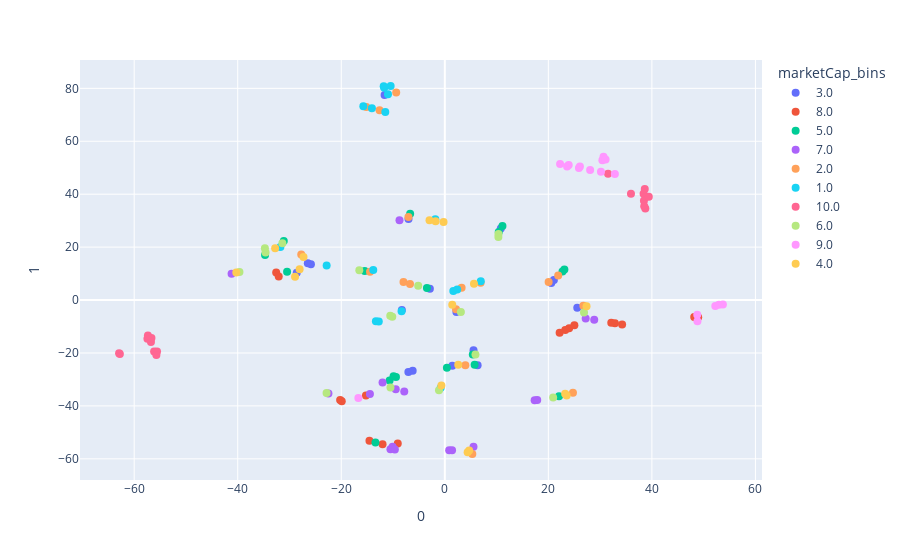

Write notebook code for a chart like this one.
### Code cell
def create_3d_scatterplot(embedding):
    X = embedding[0]
    Y = embedding[1]
    
    fig = px.scatter(
    embedding, x=0, y=1,
    color=embedding.marketCap_bins, hover_name=embedding.shortName, hover_data=embedding[['currency','marketCap','revenueGrowth','operatingMargins']])
    fig.update_traces(marker_size=8)
    fig.update_layout(scene=dict(xaxis_title=None, yaxis_title=None, zaxis_title=None))
    fig.show()

# Assuming you have the 'embedding' data as a 3D array or list of lists
create_3d_scatterplot(embedding_2d[embedding_2d['sector'] == 'Technology'])

### Figure 1 — Plotly figure (JSON) as saved in the notebook; plotly's stock layout.template omitted (floating-point values rounded to 4 significant figures)
{"data": [{"customdata": [["EUR", 192702480, 0.052, 0.1076], ["EUR", 149290848, 0.294, 0.1542], ["EUR", 183931552, 0.108, 0.06052], ["EUR", 186964672, 0.122, 0.08328], ["EUR", 239215696, 0.028, 0.1211], ["EUR", 261782368, 0.134, 0.1032], ["EUR", 141902400, -0.135, -0.03197], ["EUR", 160003344, -0.269, -0.1005], ["EUR", 139210304, -0.122, -0.3967], ["EUR", 130000000, 0.012, 0.00278], ["EUR", 189120496, 0.498, 0.03045], ["EUR", 126074104, 0.169, 0.06297], ["EUR", 187322272, 0.028, 0.07695], ["EUR", 216848080, 0.088, 0.09559], ["EUR", 190257584, 0.143, 0.06015], ["EUR", 177619040, -0.131, -0.04066], ["EUR", 201316480, 0.332, 0.02885]], "hovertemplate": "<b>%{hovertext}</b><br><br>marketCap_bins=3.0<br>0=%{x}<br>1=%{y}<br>currency=%{customdata[0]}<br>marketCap=%{customdata[1]}<br>revenueGrowth=%{customdata[2]}<br>operatingMargins=%{customdata[3]}<extra></extra>", "hovertext": ["RIMINI STREET  DL-,0001", "MGI DIGITAL GRAPHI", "Detection Technology Oyj", "EKINOPS", "IVU TRAFFIC TECHN.AG O.N.", "INIT INNOVATION O.N.", "BITTIUM OYJ", "JU TENG INTL HLDGS HD-,01", "KOPIN CORP.  DL-,01", "Kapsch TrafficCom AG", "LACROIX GROUP", "NOVABASE SGPS INH. EO0,03", "USU SOFTWARE AG", "SQLI", "TOYO CORP.", "VOXX INTL CORP. A  DL-,01", "CSE GLOBAL LTD.  SD-,05"], "legendgroup": "3.0", "marker": {"color": "#636efa", "size": 8, "symbol": "circle"}, "mode": "markers", "name": "3.0", "orientation": "v", "showlegend": true, "type": "scatter", "x": [-6.205, 2.242, 25.58, 5.549, -7.04, 6.337, -26.46, -28.6, -11.63, -7.01, -8.295, 20.57, 10.81, 1.451, 21.07, -25.86, -2.888], "xaxis": "x", "y": [-26.71, -4.516, -2.903, -18.99, -27.15, -24.61, 13.9, 10.33, 77.5, 30.62, -3.806, 6.413, 27.02, -24.85, 7.622, 13.52, 4.288], "yaxis": "y"}, {"customdata": [["EUR", 11403037696, 0.254, 0.06571], ["EUR", 8923285504, -0.371, 0.04264], ["EUR", 12916794368, 0.301, 0.1222], ["EUR", 13414968320, 0.018, 0.04479], ["EUR", 11669155840, 0.178, 0.3006], ["EUR", 20467249152, -0.028, 0.1015], ["EUR", 20395634688, -0.028, 0.1015], ["EUR", 19365883904, 0.498, 0.06741], ["EUR", 13868254208, 0.124, 0.6287], ["EUR", 8470125056, 0.041, 0.3279], ["EUR", 7487539712, 0.184, 0.06481], ["EUR", 19292209152, 0.14, 0.00232], ["EUR", 12147620864, 0.067, 0.07903], ["EUR", 13998331904, -0.186, 0.2315], ["EUR", 19595472896, -0.255, 0.2622], ["EUR", 13184172032, -0.41, -0.088], ["EUR", 12918931456, 0.026, 0.223]], "hovertemplate": "<b>%{hovertext}</b><br><br>marketCap_bins=8.0<br>0=%{x}<br>1=%{y}<br>currency=%{customdata[0]}<br>marketCap=%{customdata[1]}<br>revenueGrowth=%{customdata[2]}<br>operatingMargins=%{customdata[3]}<extra></extra>", "hovertext": ["XERO LTD", "QORVO INC.DL -,0001", "ENTEGRIS INC.  DL-,01", "JABIL DL-,001", "LATTICE SEMICOND.  DL-,01", "NOKIA OYJ", "Nokia Corporation", "NTT DATA GROUP CORP.", "OBIC CO. LTD", "ORACLE CORP. JAPAN", "OTSUKA CORP.", "SPLUNK INC.  DL-,001", "LEIDOS HOLDINGS  DL-,0001", "TERADYNE INC.  DL-,125", "ADVANTEST  ADR NEW/1 O.N.", "WESTN DIGITAL  DL-,01", "SS+C TECHNOL.HLDGS DL-,01"], "legendgroup": "8.0", "marker": {"color": "#EF553B", "size": 8, "symbol": "circle"}, "mode": "markers", "name": "8.0", "orientation": "v", "showlegend": true, "type": "scatter", "x": [24.01, -32.57, 23.27, 32.87, -9.088, 48.95, 48.18, 22.18, -14.55, -12.03, 25.03, 34.25, 32.16, -20.22, -19.91, -32.08, -15.24], "xaxis": "x", "y": [-10.63, 10.43, -11.36, -8.74, -54.25, -6.522, -6.428, -12.34, -53.14, -54.49, -9.545, -9.266, -8.531, -37.79, -38.24, 8.895, -36.08], "yaxis": "y"}, {"customdata": [["EUR", 1230445312, -0.08, 0.07652], ["EUR", 1042940800, 0.023, 0.06504], ["EUR", 902087936, 0.192, 0.1266], ["EUR", 876864896, -0.003, 0.03284], ["EUR", 914714752, 0.097, 0.0217], ["EUR", 921712000, 0.085, 0.1113], ["EUR", 1022260800, 0.017, 0.09133], ["EUR", 659321664, -0.351, -0.02757], ["EUR", 927065984, -0.248, 0.04911], ["EUR", 1252366080, -0.024, 0.4423], ["EUR", 989285696, 0.33, 0.01408], ["EUR", 825904320, 0.002, 0.1368], ["EUR", 827571200, 0.002, 0.1368], ["EUR", 914465280, 0.127, 0.1057], ["EUR", 1241346432, 0.12, 0.03277], ["EUR", 924866112, 0.181, -0.0947], ["EUR", 1241673856, 0.001, 0.1597], ["EUR", 1368299136, 0.118, 0.09199]], "hovertemplate": "<b>%{hovertext}</b><br><br>marketCap_bins=5.0<br>0=%{x}<br>1=%{y}<br>currency=%{customdata[0]}<br>marketCap=%{customdata[1]}<br>revenueGrowth=%{customdata[2]}<br>operatingMargins=%{customdata[3]}<extra></extra>", "hovertext": ["KNOWLES CORP.  DL-,01", "ADTRAN NETW.SE INH O.N.", "ESKER", "ATOS", "CANCOM SE O.N.", "DTS CORP.", "FORMULA SYS 1985 ADR", "FIH MOBILE LTD  DL-,04", "HIMAX TECH.INC. ADR 1", "JUSTSYSTEMS CORP", "SKYWORTH GROUP LTD.HD-,10", "MENSCH UND MASCH.O.N.", "MENSCH UND MASCH.O.N.", "NEURONES", "TOSHIBA TEC CORP.", "TOMTOM", "CTS CORP.", "SECUNET SECURITY AG O.N."], "legendgroup": "5.0", "marker": {"color": "#00cc96", "size": 8, "symbol": "circle"}, "mode": "markers", "name": "5.0", "orientation": "v", "showlegend": true, "type": "scatter", "x": [-31.11, 10.42, 22.06, -6.694, 23.1, 0.4067, 11.14, -30.47, -34.72, -13.4, -3.451, -9.433, -9.901, 5.761, 22.73, -15.47, -10.66, 5.407], "xaxis": "x", "y": [22.31, 25.69, -36.32, 32.61, 11.53, -25.63, 28.02, 10.65, 17.07, -53.79, 4.577, -29.11, -28.79, -24.44, 10.8, 10.97, -30.41, -20.57], "yaxis": "y"}, {"customdata": [["EUR", 4472016384, 0.367, 0.3675], ["EUR", 5156214272, 0.144, 0.2709], ["EUR", 6609244672, 0.252, 0.2082], ["EUR", 4422403072, -0.021, 0.157], ["EUR", 3778528768, -0.131, 0.2419], ["EUR", 4626964480, 0.168, 0.1458], ["EUR", 3460965632, 0.136, 0.2728], ["EUR", 6851460096, 0.018, 0.217], ["EUR", 3853417472, 0.039, 0.1372], ["EUR", 5266178048, 0.086, 0.1196], ["EUR", 3487382016, 0.169, 0.1436], ["EUR", 6839003136, 0.075, 0.06873], ["EUR", 5222723072, -0.38, 0.2123], ["EUR", 6100724224, 0.262, 0.2459], ["EUR", 3993075456, 0.116, 0.07744], ["EUR", 3885881088, -0.037, -0.01539], ["EUR", 3871206144, 0.134, 0.2642]], "hovertemplate": "<b>%{hovertext}</b><br><br>marketCap_bins=7.0<br>0=%{x}<br>1=%{y}<br>currency=%{customdata[0]}<br>marketCap=%{customdata[1]}<br>revenueGrowth=%{customdata[2]}<br>operatingMargins=%{customdata[3]}<extra></extra>", "hovertext": ["GCL TECHNOLOGY HOLD. LTD.", "QUALYS INC.  DL -,001", "XINYI SOLAR HLDGS", "SCREEN HOLDINGS CO. LTD.", "HIROSE EL.", "EXLSERVICE HLDGS  DL-,001", "MELEXIS", "NEMETSCHEK SE O N", "BELDEN INC.  DL -,01", "SCSK CORP.", "REPLY", "REXEL", "SHINKO EL.IND.LTD", "SOITEC", "SOPRA STERIA GROUP", "SHARP", "SIMCORP A/S  NAM.  DK 1"], "legendgroup": "7.0", "marker": {"color": "#ab63fa", "size": 8, "symbol": "circle"}, "mode": "markers", "name": "7.0", "orientation": "v", "showlegend": true, "type": "scatter", "x": [5.544, -10.09, 0.8477, -12.03, -22.48, 17.35, -10.5, -14.46, -9.48, -7.83, 17.85, 28.86, -41.19, 1.397, 27.21, -8.754, -9.647], "xaxis": "x", "y": [-55.44, -55.43, -56.72, -31.16, -35.28, -37.91, -56.41, -35.5, -33.7, -34.51, -37.77, -7.418, 9.951, -56.78, -6.988, 30.12, -56.47], "yaxis": "y"}, {"customdata": [["EUR", 68281632, -0.088, -0.6623], ["EUR", 108399848, 0.246, 0.04091], ["EUR", 37506976, 0.379, -0.1843], ["EUR", 119240576, 0.144, 0.04027], ["EUR", 86141488, 0.218, 0.09168], ["EUR", 115464728, 0.002, 0.0116], ["EUR", 122119648, 0.169, 0.06297], ["EUR", 32303936, 0.216, -0.1383], ["EUR", 109693440, 0.033, -0.3615], ["EUR", 63970744, -0.287, -0.4241], ["EUR", 55895356, 0.192, 0.03053], ["EUR", 41732720, 0.476, -0.09227], ["EUR", 75523008, 0.075, 0.06386], ["EUR", 64381576, -0.087, 0.01047], ["EUR", 33282964, 0.36, 0.2404], ["EUR", 120520048, 0.322, 0.1299], ["EUR", 76309264, 0.113, 0.1081]], "hovertemplate": "<b>%{hovertext}</b><br><br>marketCap_bins=2.0<br>0=%{x}<br>1=%{y}<br>currency=%{customdata[0]}<br>marketCap=%{customdata[1]}<br>revenueGrowth=%{customdata[2]}<br>operatingMargins=%{customdata[3]}<extra></extra>", "hovertext": ["EXPERT.AI S.P.A.", "KEYRUS", "DATRIX S.P.A.", "CENIT AG O.N.", "FORTEC ELEKTRO. O.N.", "MANZ AG", "Novabase, SGPS - Nom.", "CRESCENT", "PARROT", "PIXELWORKS INC.NEW DL-,01", "SOFTING AG O.N.", "VECTRON SYSTEMS  O.N.", "VISCOM AG O.N.", "V-CUBE INC.", "WIRECARD AG", "QUARTERHILL INC.", "EXPRIVIA"], "legendgroup": "2.0", "marker": {"color": "#FFA15A", "size": 8, "symbol": "circle"}, "mode": "markers", "name": "2.0", "orientation": "v", "showlegend": true, "type": "scatter", "x": [-12.6, 3.245, -7.979, 21.9, 24.76, -7.027, 20.05, -14.45, -9.389, -15.16, 6.921, -6.726, 26.77, -27.73, 5.314, 2.163, 3.973], "xaxis": "x", "y": [71.71, 4.631, 6.842, 9.29, -35.04, 31.37, 6.778, 10.71, 78.43, 72.99, 6.517, 6.071, -2.144, 17.21, -58.18, -3.518, -24.64], "yaxis": "y"}, {"customdata": [["EUR", 12148951, -0.255, -0.508], ["EUR", 26161050, 0.184, 0.01648], ["EUR", 4617008, 0.884, -0.00759], ["EUR", 4836153, 0.047, 0.02503], ["EUR", 6974612, 1.582, -4.287], ["EUR", 21243106, -0.119, 0.04538], ["EUR", 16427250, 0.143, -0.1716], ["EUR", 18961360, 0.287, 0.06153], ["EUR", 22002756, 0.489, 0.0725], ["EUR", 400806, -0.352, -0.4075], ["EUR", 17239164, 0.098, 0.1482], ["EUR", 3913000, 0.252, 0.06333], ["EUR", 2645140, -0.087, -0.3877], ["EUR", 6938087, -0.052, -0.2885], ["EUR", 19633782, 0.9, 0.06016], ["EUR", 4632981, -0.124, -0.3204], ["EUR", 4632981, -0.124, -0.3204], ["EUR", 2823822, -0.053, -0.1222]], "hovertemplate": "<b>%{hovertext}</b><br><br>marketCap_bins=1.0<br>0=%{x}<br>1=%{y}<br>currency=%{customdata[0]}<br>marketCap=%{customdata[1]}<br>revenueGrowth=%{customdata[2]}<br>operatingMargins=%{customdata[3]}<extra></extra>", "hovertext": ["VISLI.T.INC NEW DL-,00001", "INNELEC MULTIMEDIA", "ACTEOS", "UNION TECH.INFOR.", "REVOLUGROUP CANADA INC", "ITESOFT", "INVISION AG", "KEYWARE TECHNOLOGIES O.N.", "NEUROSOFT", "OPENLIMIT HLDG INH. SF-30", "PLAN OPTIK  O.N.", "PRO DV AG O.N.", "GLOBAL PVQ SE", "QPR Software Plc", "QUALITY & RELIABILITY S.A.", "SHS VIVEON AG", "SHS VIVEON AG", "SOFTEC"], "legendgroup": "1.0", "marker": {"color": "#19d3f3", "size": 8, "symbol": "circle"}, "mode": "markers", "name": "1.0", "orientation": "v", "showlegend": true, "type": "scatter", "x": [-14.08, 6.946, -13.31, -1.838, -11.5, -31.76, -13.82, 1.642, -8.348, -15.74, -0.7908, 2.399, -10.98, -10.46, -12.75, -11.7, -11.81, -22.82], "xaxis": "x", "y": [72.44, 7.116, -8.01, 30.54, 71.01, 20.03, 11.39, 3.39, -4.245, 73.25, -33.1, 3.98, 77.8, 80.89, -8.082, 80.25, 80.81, 13.02], "yaxis": "y"}, {"customdata": [["EUR", 108481724416, -0.015, 0.2907], ["EUR", 2561194590208, -0.014, 0.2923], ["EUR", 2559943901184, -0.014, 0.2923], ["EUR", 240642539520, 0.271, 0.3204], ["EUR", 211866435584, 0.16, 0.2735], ["EUR", 213163982848, 0.16, 0.2735], ["EUR", 79452938240, -0.023, 0.1585], ["EUR", 196546002944, 0.114, 0.1298], ["EUR", 125354434560, -0.004, 0.141], ["EUR", 149197619200, -0.155, -0.04443], ["EUR", 90340933632, 0.158, 0.5326], ["EUR", 293514412032, 0.088, 0.281], ["EUR", 293513625600, 0.088, 0.281], ["EUR", 118747701248, -0.227, 0.2951], ["EUR", 118748143616, -0.227, 0.2951], ["EUR", 148809236480, 0.048, 0.1567], ["EUR", 102380298240, 0.329, 0.087], ["EUR", 342350823424, -0.223, 0.06076]], "hovertemplate": "<b>%{hovertext}</b><br><br>marketCap_bins=10.0<br>0=%{x}<br>1=%{y}<br>currency=%{customdata[0]}<br>marketCap=%{customdata[1]}<br>revenueGrowth=%{customdata[2]}<br>operatingMargins=%{customdata[3]}<extra></extra>", "hovertext": ["APPLIED MATERIALS INC.", "APPLE INC.", "APPLE INC.", "ASML HOLDING", "CISCO SYSTEM INC", "CISCO SYSTEMS INC", "DEUTSCHE TELEKOM ADR 1", "SALESFORCE INC.  DL-,001", "INTERNATIONAL BUS MACH CORP", "INTEL CORP", "KEYENCE CORP.", "ORACLE CORP.  DL-,01", "ORACLE CORP.  DL-,01", "QUALCOMM INC", "QUALCOMM INC", "SAP SE", "SONY GROUP CORP.ADR/1O.N.", "SAMS.EL.0,5SP.GDRS144A/95"], "legendgroup": "10.0", "marker": {"color": "#FF6692", "size": 8, "symbol": "circle"}, "mode": "markers", "name": "10.0", "orientation": "v", "showlegend": true, "type": "scatter", "x": [38.4, -62.91, -62.77, -56.76, -56.67, -57.44, 31.54, -57.35, 38.46, 38.74, 38.63, -55.59, -56.15, 38.77, 39.41, 38.52, 35.96, -55.71], "xaxis": "x", "y": [40.2, -20.09, -20.41, -15.86, -14.36, -14.64, 47.76, -13.39, 37.55, 34.62, 41.92, -19.41, -19.49, 38.94, 39.01, 35.41, 40.21, -20.81], "yaxis": "y"}, {"customdata": [["EUR", 1870200064, 0.023, 0.06657], ["EUR", 1904455424, 0.047, 0.06606], ["EUR", 2406016768, 0.114, 0.1427], ["EUR", 1619911040, -0.343, 0.1295], ["EUR", 3156855552, -0.134, 0.2606], ["EUR", 2309285120, 0.639, 0.09235], ["EUR", 2370010112, 0.639, 0.09235], ["EUR", 1949407616, 0.332, 0.1619], ["EUR", 2352560896, 0.095, 0.06306], ["EUR", 3377700096, -0.112, 0.05862], ["EUR", 2055473664, -0.214, 0.07648], ["EUR", 2633703936, -0.161, 0.1057], ["EUR", 3269158400, 0.033, 0.17], ["EUR", 2803643136, 0.356, -0.05101], ["EUR", 1841324672, 0.083, -0.08911], ["EUR", 1488467072, 0.207, 0.1432], ["EUR", 1368299264, 0.118, 0.09199]], "hovertemplate": "<b>%{hovertext}</b><br><br>marketCap_bins=6.0<br>0=%{x}<br>1=%{y}<br>currency=%{customdata[0]}<br>marketCap=%{customdata[1]}<br>revenueGrowth=%{customdata[2]}<br>operatingMargins=%{customdata[3]}<extra></extra>", "hovertext": ["CASIO COMPUTER", "FUJI SOFT INC.", "INFORM. SVCS INTL-DENTSU", "MAXLINEAR INC.  DL-,01", "NOVA LTD.", "SMA SOLAR TECHNOL AG", "SMA SOLAR TECHNOLOGY AG", "SES IMAGOTAG", "SOFTWARE AG  NA O.N.", "TAIYO YUDEN CO. LTD", "VIAVI SOLUTIONS  DL-,001", "VENTURE  SD-,25", "VISHAY INTERTECH.  DL-,10", "VIASAT INC.  DL-,0001", "LIVERAMP HLDGS  DL-,10", "SANKEN EL.", "SECUNET SECURITY AG O.N."], "legendgroup": "6.0", "marker": {"color": "#B6E880", "size": 8, "symbol": "circle"}, "mode": "markers", "name": "6.0", "orientation": "v", "showlegend": true, "type": "scatter", "x": [10.36, 10.35, -1.126, -39.67, -22.85, -10.53, -10.15, 3.103, 26.89, -31.37, -34.62, -34.75, -10.5, -5.138, -16.51, 20.93, 5.922], "xaxis": "x", "y": [24.94, 23.83, -34.08, 10.6, -35.12, -5.888, -6.313, -4.495, -4.691, 21.51, 17.99, 19.59, -33.06, 5.365, 11.28, -36.78, -20.54], "yaxis": "y"}, {"customdata": [["EUR", 29773625344, 0.069, 0.1173], ["EUR", 26096103424, -0.085, 0.07684], ["EUR", 48069824512, 0.047, 0.2119], ["EUR", 42136481792, 0.13, 0.2568], ["EUR", 42129821696, 0.13, 0.2568], ["EUR", 72289796096, -0.566, -0.1421], ["EUR", 21117876224, -0.043, 0.2887], ["EUR", 37390610432, 0.127, 0.2978], ["EUR", 37834407936, 0.127, 0.2978], ["EUR", 21980991488, 0.009, 0.0864], ["EUR", 47873830912, -0.004, 0.2847], ["EUR", 59348758528, 0.163, -0.01471], ["EUR", 42466643968, 0.26, 0.1309], ["EUR", 25872312320, 0.06, 0.1514], ["EUR", 48084369408, -0.026, 0.206], ["EUR", 37547339776, 0.005, 0.3287], ["EUR", 31704436736, 0.007, 0.1326]], "hovertemplate": "<b>%{hovertext}</b><br><br>marketCap_bins=9.0<br>0=%{x}<br>1=%{y}<br>currency=%{customdata[0]}<br>marketCap=%{customdata[1]}<br>revenueGrowth=%{customdata[2]}<br>operatingMargins=%{customdata[3]}<extra></extra>", "hovertext": ["CAPGEMINI", "CDW CORP.  DL-,01", "DASSAULT SYSTEMES", "INFINEON TECHNOLOGIES AG", "INFINEON TECHNOLOGIES AG", "MICRON TECHN. INC. DL-,10", "MONOLITHIC POWER  DL-,001", "STMICROELECTRONICS", "STMICROELECTRONICS", "TELEFONICA S.A.EO 1 ADR 1", "NXP SEMICONDUCTORS EO-,20", "WORKDAY INC.CL.A  DL-,001", "CONSTELLATION SOFTWARE", "WIPRO LTD ADR /1 IR 2", "AMPHENOL CORP.  A DL-,001", "ON SEMICOND.  DL-,01", "FIDELITY NATL INF. SVCS"], "legendgroup": "9.0", "marker": {"color": "#FF97FF", "size": 8, "symbol": "circle"}, "mode": "markers", "name": "9.0", "orientation": "v", "showlegend": true, "type": "scatter", "x": [52.96, 48.8, 30.44, 26.1, 25.91, 32.85, -16.7, 23.62, 23.93, 48.76, 30.66, 30.16, 28.07, 52.25, 31.05, 22.27, 53.72], "xaxis": "x", "y": [-1.794, -8.043, 52.84, 50.45, 49.89, 47.65, -37.03, 50.47, 51.03, -5.526, 54.19, 48.47, 49.11, -2.213, 53.11, 51.42, -1.667], "yaxis": "y"}, {"customdata": [["EUR", 384017728, 0.353, 0.088], ["EUR", 363346560, -0.161, 0.06555], ["EUR", 358666464, 0.292, 0.2438], ["EUR", 576409728, 0.039, 0.04547], ["EUR", 656022784, 0.071, 0.1372], ["EUR", 355577984, -0.223, -0.04422], ["EUR", 627992128, 0.043, 0.01448], ["EUR", 283242624, -0.146, 0.00756], ["EUR", 372486400, 0.044, 0.02492], ["EUR", 331360480, 0.287, 0.2685], ["EUR", 644341632, 0.072, 0.05862], ["EUR", 592999424, 0.222, 0.01944], ["EUR", 296466464, -0.398, -0.1642], ["EUR", 416717888, 0.205, 0.1134], ["EUR", 416850496, 0.205, 0.1134], ["EUR", 397493248, 0.107, 0.09643], ["EUR", 592889408, -0.348, 0.1656]], "hovertemplate": "<b>%{hovertext}</b><br><br>marketCap_bins=4.0<br>0=%{x}<br>1=%{y}<br>currency=%{customdata[0]}<br>marketCap=%{customdata[1]}<br>revenueGrowth=%{customdata[2]}<br>operatingMargins=%{customdata[3]}<extra></extra>", "hovertext": ["DAKTRONICS INC.", "DATALOGIC", "EVS BROADC.EQUIPM.", "MEIKO ELECTRONICS", "QUADIENT SA  INH.  EO 1", "NETGEAR INC.  DL-,001", "OKI EL. IND.", "ESPRINET", "PSI SOFTWARE SE NA O.N.", "QIWI B SP.ADRS 1/EO-,0005", "QUEST HOLDING S.A.", "FIRST SENSOR AG O.N.", "MAGNACHIP SEMICONDUC.DEP.", "SUESS MICROTEC SE NA O.N.", "SUESS MICROTEC SE NA O.N.", "SWORD GROUP", "TOWA CORP."], "legendgroup": "4.0", "marker": {"color": "#FECB52", "size": 8, "symbol": "circle"}, "mode": "markers", "name": "4.0", "orientation": "v", "showlegend": true, "type": "scatter", "x": [1.436, -32.78, 4.41, -0.2451, -0.6622, -28.05, -2.956, -27.29, -1.782, 4.703, 27.38, 5.635, -28.93, 23.54, 23.25, 2.596, -40.28], "xaxis": "x", "y": [-1.756, 19.56, -57.52, 29.46, -32.29, 11.6, 30.12, 16.27, 29.78, -56.81, -2.324, 6.12, 8.78, -36.03, -35.41, -24.42, 10.4], "yaxis": "y"}], "layout": {"legend": {"title": {"text": "marketCap_bins"}, "tracegroupgap": 0}, "margin": {"t": 60}, "scene": {"xaxis": {"title": {}}, "yaxis": {"title": {}}, "zaxis": {"title": {}}}, "xaxis": {"anchor": "y", "domain": [0, 1], "title": {"text": "0"}}, "yaxis": {"anchor": "x", "domain": [0, 1], "title": {"text": "1"}}}}
